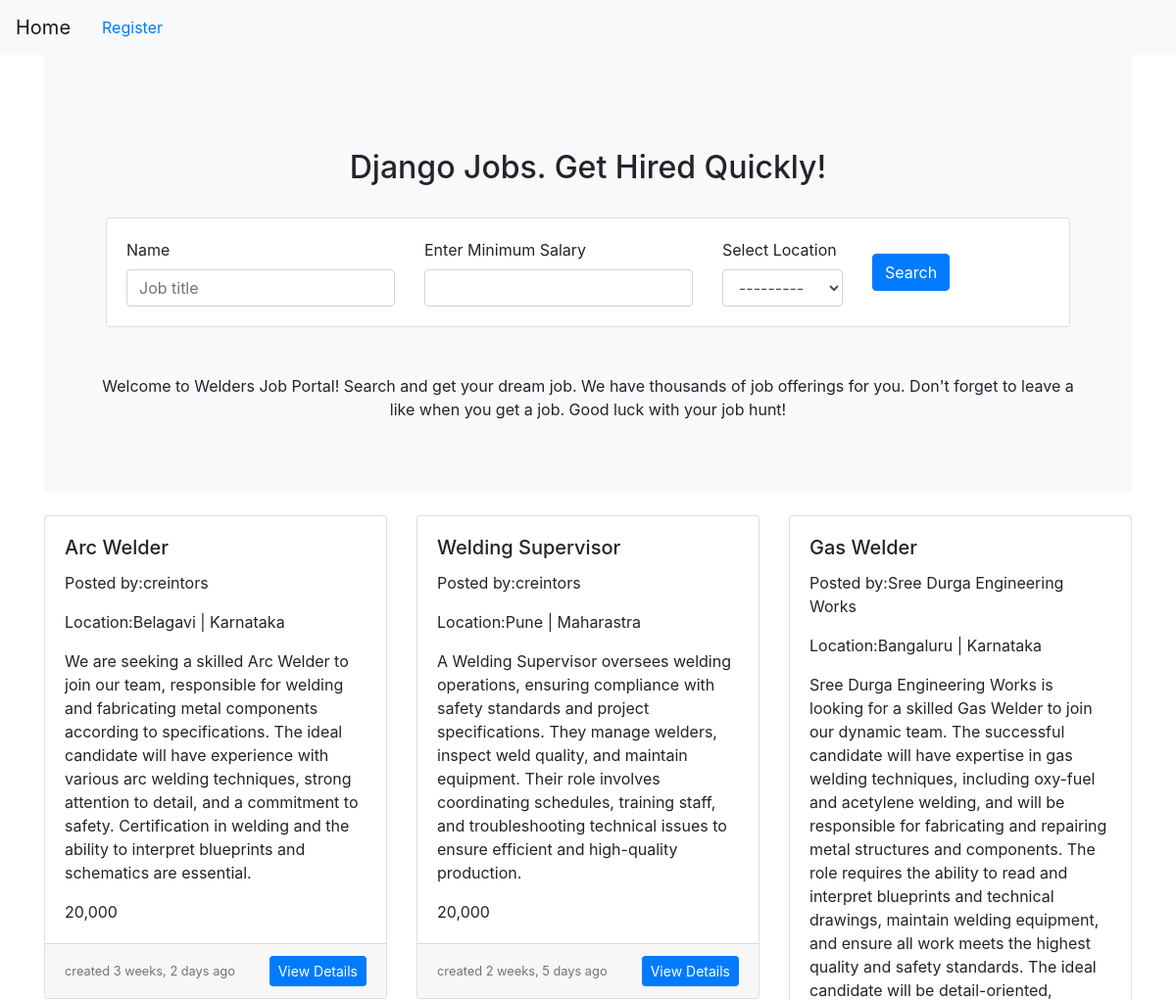
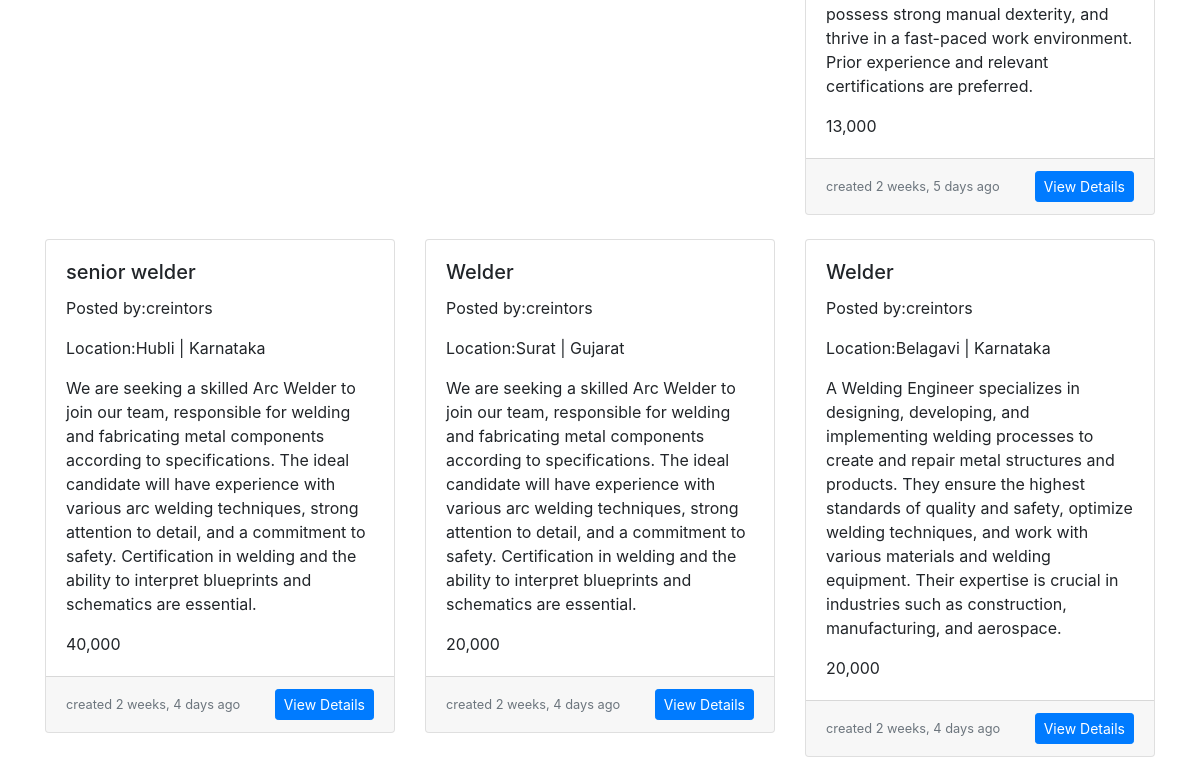
The page / on the database its author committed (2 pictures, top to bottom).
### job/models.py (models this page shows, shortened)
class Job(models.Model):
    user=models.ForeignKey(User,on_delete=models.CASCADE)
    company=models.ForeignKey(Company,on_delete=models.CASCADE)
    title=models.CharField(max_length=100)
    state=models.ForeignKey(State,on_delete=models.CASCADE,blank=True,null=True)
    city=models.ForeignKey(City,on_delete=models.CASCADE,blank=True,null=True)
    salary=models.PositiveIntegerField()
    vacancy=models.PositiveIntegerField()
    exp_requried=models.PositiveIntegerField(null=True)
    description=models.TextField(default='Default description')
    is_available=models.BooleanField(default=True)
    timestamp=models.DateTimeField()

### company/models.py (models this page shows)
class Company(models.Model):
    user=models.OneToOneField(settings.AUTH_USER_MODEL,on_delete=models.CASCADE)
    name=models.CharField(max_length=100,null=True,blank=True)
    est_date=models.PositiveIntegerField(null=True,blank=True)
    state=models.ForeignKey(State,on_delete=models.CASCADE,null=True,blank=True)
    city=models.ForeignKey(City,on_delete=models.CASCADE,null=True,blank=True)
    gst_number = models.CharField(max_length=15, unique=True,blank=True,null=True)
    desc=models.TextField(default='Default description')
    def __str__(self) :
        return self.name if self.name else "Unnamed Company"

class City(models.Model):
    name = models.CharField(max_length=100)
    state = models.ForeignKey(State, on_delete=models.CASCADE)
    def __str__(self):
        return self.name if self.name else "Unnamed State"

class State(models.Model):
    name = models.CharField(max_length=100)
    def __str__(self):
        return self.name if self.name else "Unnamed State"

### website/views.py (the view)
# urls.py: path('',views.home,name='home'),
def home(request):
    filter=JobFilter(request.GET, queryset=Job.objects.all())
    context={'filter':filter}
    return render(request,'website/home.html',context)

### templates/website/home.html (shortened to what this page needs)
{% extends "base.html" %}
{% load static %}
{% load humanize %}
{% load widget_tweaks %}
{% block body %}
<div class="p-5 mb-4 bg-light rounded-3">
    <div class="container-fluid py-5">
        <h2 class="display-5 fw-bold text-center">Django Jobs. Get Hired
            Quickly!</h2> <br>
        <div class="card">
            <div class="card-body">
                <form class="row gy-2 gx-3 align-items-center" method="GET">
                    <div class="col-auto">
                        <label for="autoSizingInput">Name</label>
                        {% render_field filter.form.title class="form-control" id="autoSizingInput" placeholder="Job title" %}
                    </div>
                    <div class="col-auto">
                        <label for="autoSizingSelect">Enter Minimum Salary</label>
                        {% render_field filter.form.salary class="form-control" %}
                    </div>
                    <div class="col-auto">
                        <label for="autoSizingSelect">Select
                            Location</label>
                            {% render_field filter.form.city class="form-control" %}
                    </div>
                    <div class="col-auto d-flex align-items-end">
                        <button type="submit" class="btn btn-primary">Search</button>
                    </div>
                </form>
            </div>
        </div>
    </div>
    <p class="text-center">Welcome to Welders Job Portal! Search and get your
        dream job. We have thousands of job
        offerings for you. Don't forget to leave a like when you get a job.
        Good luck with your job hunt!</p>
</div>
<div class="row">
    {% for job in filter.qs %}
    <div class="col-md-4 mb-4">
        <div class="card">
            <div class="card-body">
                <h5 class="card-title">{{job.title}}</h5>
                <p class="card-text">Posted by:{{job.company}}</p>
                <p class="card-text">Location:{{job.city}} | {{job.state}}  </p>
                <p class="card-text">{{job.description}}</p>
                <p class="card-text">{{job.salary | intcomma}}</p>
            </div>
            <div class="card-footer d-flex justify-content-between align-items-center">
                <small class="text-muted">created {{ job.timestamp | naturaltime }}</small>
                <a class="btn btn-primary btn-sm" href="{% url 'job-details' job.pk %}">View Details</a>
            </div>
        </div>
    </div>
    {% endfor %}
</div>
</div>
{% endblock body%}

### rows shown on the page
Job: title "Arc Welder", company "creintors", city "Belagavi", state "Karnataka", description "We are seeking a skilled Arc Welder to join our team, responsible for welding and fabricating metal components according to specifications. The ideal candidate will have experience with various arc welding techniques, strong attention to detail, and a commitment to safety. Certification in welding and the ability to interpret blueprints and schematics are essential.", salary "20,000", timestamp "3 weeks, 2 days ago"
Job: title "Welding Supervisor", company "creintors", city "Pune", state "Maharastra", description "A Welding Supervisor oversees welding operations, ensuring compliance with safety standards and project specifications. They manage welders, inspect weld quality, and maintain equipment. Their role involves coordinating schedules, training staff, and troubleshooting technical issues to ensure efficient and high-quality production.", salary "20,000", timestamp "2 weeks, 5 days ago"
Job: title "Gas Welder", company "Sree Durga Engineering Works", city "Bangaluru", state "Karnataka", description "Sree Durga Engineering Works is looking for a skilled Gas Welder to join our dynamic team. The successful candidate will have expertise in gas welding techniques, including oxy-fuel and acetylene welding, and will be responsible for fabricating and repairing metal structures and components. The role requires the ability to read and interpret blueprints and technical drawings, maintain welding equipment, and ensure all work meets the highest quality and safety standards. The ideal candidate will be detail-oriented, possess strong manual dexterity, and thrive in a fast-paced work environment. Prior experience and relevant certifications are preferred.", salary "13,000", timestamp "2 weeks, 5 days ago"
Job: title "senior welder", company "creintors", city "Hubli", state "Karnataka", description "We are seeking a skilled Arc Welder to join our team, responsible for welding and fabricating metal components according to specifications. The ideal candidate will have experience with various arc welding techniques, strong attention to detail, and a commitment to safety. Certification in welding and the ability to interpret blueprints and schematics are essential.", salary "40,000", timestamp "2 weeks, 4 days ago"
Job: title "Welder", company "creintors", city "Surat", state "Gujarat", description "We are seeking a skilled Arc Welder to join our team, responsible for welding and fabricating metal components according to specifications. The ideal candidate will have experience with various arc welding techniques, strong attention to detail, and a commitment to safety. Certification in welding and the ability to interpret blueprints and schematics are essential.", salary "20,000", timestamp "2 weeks, 4 days ago"
Job: title "Welder", company "creintors", city "Belagavi", state "Karnataka", description "A Welding Engineer specializes in designing, developing, and implementing welding processes to create and repair metal structures and products. They ensure the highest standards of quality and safety, optimize welding techniques, and work with various materials and welding equipment. Their expertise is crucial in industries such as construction, manufacturing, and aerospace.", salary "20,000", timestamp "2 weeks, 4 days ago"
